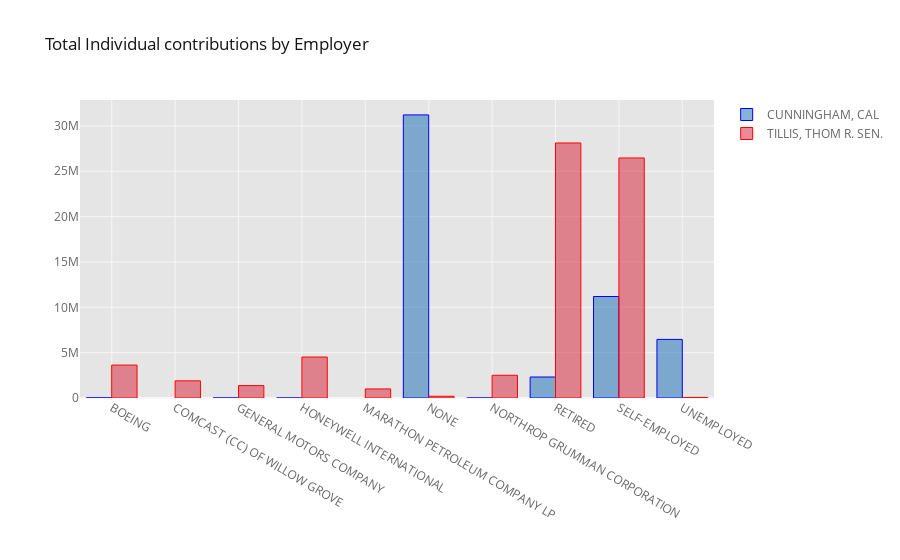

Notebook source saved alongside this figure:
### Code cell
top_employers = contribs_by_indivs['EMPLOYER'].value_counts()[:10].index
by_employer = contribs_by_indivs[contribs_by_indivs['EMPLOYER'].isin(top_employers)].groupby(['CAND_NAME', 'EMPLOYER']).agg({'TRANSACTION_AMT': 'sum'}).reset_index()
by_employer_pivot = by_employer.pivot_table(values='TRANSACTION_AMT', index='EMPLOYER', columns='CAND_NAME')
by_employer_pivot.iplot(kind='bar', colors=color_map, title='Total Individual contributions by Employer')

### Figure 1 — Plotly figure (JSON) as saved in the notebook; plotly's stock layout.template omitted (floating-point values rounded to 4 significant figures)
{"data": [{"marker": {"color": "rgba(55, 128, 191, 0.6)", "line": {"color": "blue", "width": 1}}, "name": "CUNNINGHAM, CAL", "orientation": "v", "text": "", "type": "bar", "x": ["BOEING", "COMCAST (CC) OF WILLOW GROVE", "GENERAL MOTORS COMPANY", "HONEYWELL INTERNATIONAL", "MARATHON PETROLEUM COMPANY LP", "NONE", "NORTHROP GRUMMAN CORPORATION", "RETIRED", "SELF-EMPLOYED", "UNEMPLOYED"], "y": [12244, "", 250, 400, "", 31217958, 2720, 2314663, 11189387, 6459693]}, {"marker": {"color": "rgba(219, 64, 82, 0.6)", "line": {"color": "red", "width": 1}}, "name": "TILLIS, THOM R. SEN.", "orientation": "v", "text": "", "type": "bar", "x": ["BOEING", "COMCAST (CC) OF WILLOW GROVE", "GENERAL MOTORS COMPANY", "HONEYWELL INTERNATIONAL", "MARATHON PETROLEUM COMPANY LP", "NONE", "NORTHROP GRUMMAN CORPORATION", "RETIRED", "SELF-EMPLOYED", "UNEMPLOYED"], "y": [3631406, 1893468, 1370019, 4517639, 997698, 193170, 2507555, 28122631, 26469640, 61595]}], "layout": {"legend": {"bgcolor": "#FFFFFF", "font": {"color": "#666666"}}, "paper_bgcolor": "#FFFFFF", "plot_bgcolor": "#E5E5E5", "title": {"font": {"color": "#151516"}, "text": "Total Individual contributions by Employer"}, "xaxis": {"gridcolor": "#F6F6F6", "showgrid": true, "tickfont": {"color": "#666666"}, "title": {"font": {"color": "#666666"}, "text": ""}, "zerolinecolor": "#F6F6F6"}, "yaxis": {"gridcolor": "#F6F6F6", "showgrid": true, "tickfont": {"color": "#666666"}, "title": {"font": {"color": "#666666"}, "text": ""}, "zerolinecolor": "#F6F6F6"}}}
